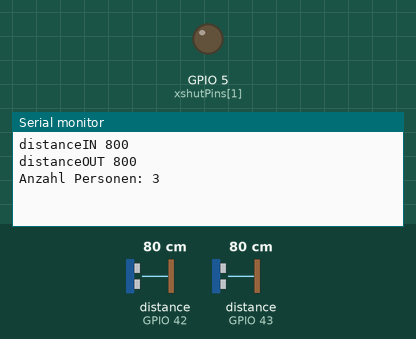
Recording of a program running on a simulated ESP32. Shown: output pins drawn as LEDs (lit = HIGH), the last lines printed to the serial monitor. The inputs (shaded band) are chosen by the test bench; at power-on: distance to the obstacle (sensors on GPIO 42, GPIO 43) 80 cm.

Above: at 1.3 s.
1.4 s: distance to the obstacle (sensor on GPIO 42) set to 2 cm
At 1.55 s:
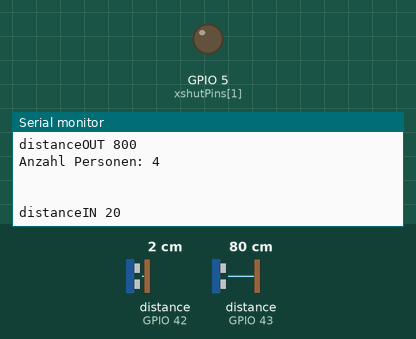
2.9 s: distance to the obstacle (sensor on GPIO 43) set to 2 cm
At 2.97 s:
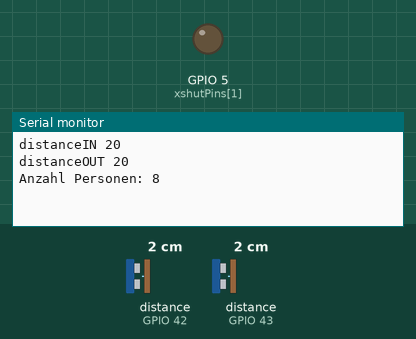
4.4 s: distance to the obstacle (sensor on GPIO 42) set to 4 cm
At 4.55 s:
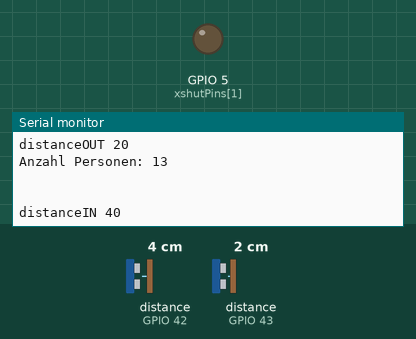
5.9 s: distance to the obstacle (sensor on GPIO 43) set to 4 cm
At 5.97 s:
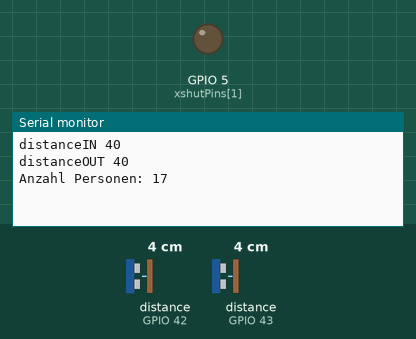
Timing chart, 0 to 8.4 s (numbered marks = the images above; inputs shaded):
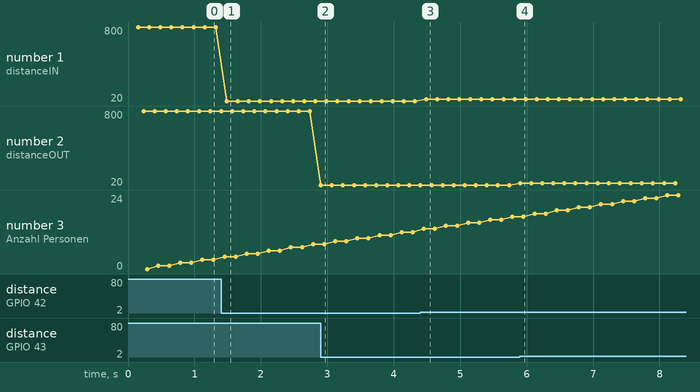

The program:

main.cpp
```cpp
/*
This example shows how to set up and read multiple VL53L1X sensors connected to
the same I2C bus. Each sensor needs to have its XSHUT pin connected to a
different Arduino pin, and you should change sensorCount and the xshutPins array
below to match your setup.
*/

#include <Arduino.h>
#include <Wire.h>
#include <VL53L1X.h>

// The number of sensors in your system.
const uint8_t sensorCount = 2;

// The Arduino pin connected to the XSHUT pin of each sensor.
const uint8_t xshutPins[sensorCount] = { 4, 5 };

VL53L1X sensors[sensorCount];
int sensorINdistance, sensorOUTdistance, distanceIN, distanceOUT;
int prevPeople = 0;
int currentPeople = 0;
int timeoutCounter = 0;
String sequence = "";

void setup()
{
  while (!Serial) {}
  Serial.begin(115200);
  Wire.begin();
  Wire.setClock(400000); // use 400 kHz I2C

  // Disable/reset all sensors by driving their XSHUT pins low.
  for (uint8_t i = 0; i < sensorCount; i++)
  {
    pinMode(xshutPins[i], OUTPUT);
    digitalWrite(xshutPins[i], LOW);
  }

  // Enable, initialize, and start each sensor, one by one.
  for (uint8_t i = 0; i < sensorCount; i++)
  {
    // Stop driving this sensor's XSHUT low. This should allow the carrier
    // board to pull it high. (We do NOT want to drive XSHUT high since it is
    // not level shifted.) Then wait a bit for the sensor to start up.
    pinMode(xshutPins[i], INPUT);
    delay(10);

    sensors[i].setTimeout(500);
    if (!sensors[i].init())
    {
      Serial.print("Failed to detect and initialize sensor ");
      Serial.println(i);
      while (1);
    }

    // Each sensor must have its address changed to a unique value other than
    // the default of 0x29 (except for the last one, which could be left at
    // the default). To make it simple, we'll just count up from 0x2A.
    sensors[i].setAddress(0x2A + i);

    sensors[i].startContinuous(50);
    delay(50);

    /*
    // this is my Eingangsbereich
    sensorINdistance = sensors[0].read();
    delay(50);
    sensorOUTdistance = sensors[1].read();
    delay(50);
    */
  }
}

void loop()
{
    distanceIN = sensors[0].read();
    Serial.print("distanceIN ");
    Serial.println(distanceIN);
    delay(50);

    distanceOUT = sensors[1].read();
    Serial.print("distanceOUT ");
    Serial.println(distanceOUT);
    delay(50);

    if(distanceIN < 2000 - 10  && sequence.charAt(0) != '1'){ // hard coded 2m
    sequence += "1";
      }
      else if(distanceOUT < 2000 - 10 && sequence.charAt(0) != '2'){ // hard coded 2m
        sequence += "2";
      }

      if(sequence.equals("12")){
        currentPeople++;
        sequence="";
      }
      else if(sequence.equals("21") && currentPeople > 0){
        currentPeople--;
        sequence="";
      }

      //Resets the sequence if it is invalid or timeouts
      if(sequence.length() > 2 || sequence.equals("11") || sequence.equals("22") || timeoutCounter > 20){
      sequence="";
      }

      if(sequence.length() == 1){ //
        timeoutCounter++;
      }
      else{
        timeoutCounter=0;
      }

    Serial.print("Anzahl Personen: ");
    Serial.println(currentPeople);

    for (uint8_t i = 0; i < sensorCount; i++)
    {
    if (sensors[i].timeoutOccurred()) { Serial.print(" TIMEOUT"); }
    Serial.print('\t');
    Serial.println();
    }
}
```

Measured:
- after the input at 1.4 s, the serial monitor: prints a new line after 0.09 s (image 1)
- after the input at 2.9 s, the serial monitor: prints a new line at once (image 2)
- after the input at 4.4 s, the serial monitor: prints a new line after 0.09 s (image 3)
- after the input at 5.9 s, the serial monitor: prints a new line at once (image 4)
- plotted number 1: 800 → 20 after the input at 1.4 s, 20 → 40 after the input at 4.4 s
